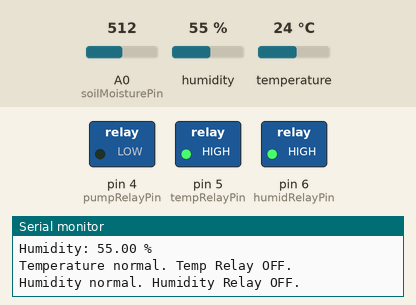
Simulated run of this sketch. Board: Arduino Uno, built with avr-gcc and run on an emulated ATmega328P. Shown: switched loads named in the sketch (green lamp = pin HIGH), the last lines printed to the serial monitor. The inputs (shaded band) are chosen by the test bench; at power-on: humidity 55 %, A0 (soilMoisturePin) = 512, temperature 24 °C.

Above: at 3.9 s.
4.0 s: humidity set to 69 %
8.0 s: humidity set to 72 %
At 10.5 s:
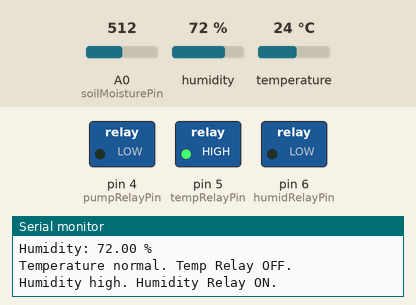
12.0 s: A0 (soilMoisturePin) set to 490
At 12.8 s:
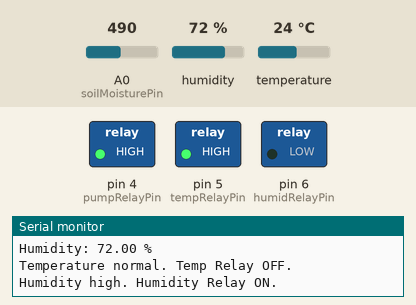
16.0 s: temperature set to 29.3 °C
20.0 s: temperature set to 30.8 °C
At 22.6 s:
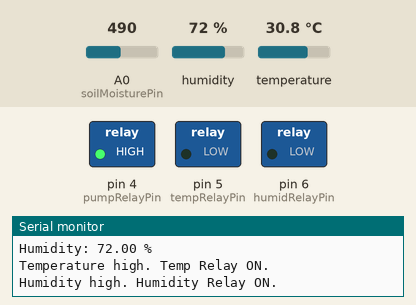
24.0 s: A0 (soilMoisturePin) set to 510
At 25.7 s:
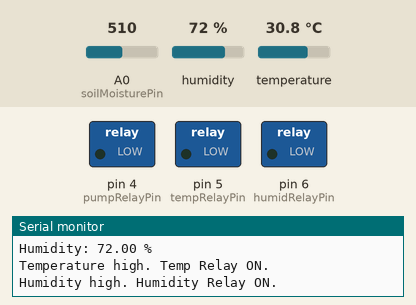
Timing chart, 0 to 27.2 s (numbered marks = the images above; inputs shaded):
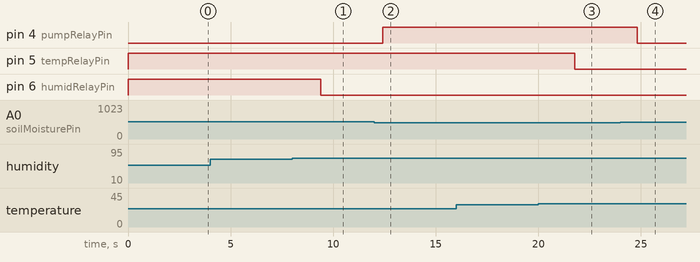

The sketch:

soilMoisture__temperatureHumidity_plantShield.ino
```cpp
#include <Wire.h>
#include "Adafruit_HTU21DF.h"

Adafruit_HTU21DF htu = Adafruit_HTU21DF();

// Pin definitions
const int soilMoisturePin = A0;
const int pumpRelayPin = 4;
const int tempRelayPin = 5;
const int humidRelayPin = 6;

// Thresholds (Adjust as needed)
const int soilDryThreshold = 500;       // Lower values = wetter
const float tempThreshold = 30.0;       // Degrees Celsius
const float humidityThreshold = 70.0;   // Percent

void setup() {
  Serial.begin(9600);

  // Initialize relay pins
  pinMode(pumpRelayPin, OUTPUT);
  pinMode(tempRelayPin, OUTPUT);
  pinMode(humidRelayPin, OUTPUT);

  digitalWrite(pumpRelayPin, HIGH);  // Relay OFF (assuming active LOW)
  digitalWrite(tempRelayPin, HIGH);
  digitalWrite(humidRelayPin, HIGH);

  // Initialize HTU21D
  if (!htu.begin()) {
    Serial.println("Couldn't find HTU21D sensor!");
    while (1);
  }

  Serial.println("HTU21D sensor initialized.");
}

void loop() {
  // ---- Soil Moisture ----
  int soilValue = analogRead(soilMoisturePin);
  Serial.print("Soil Moisture: ");
  Serial.println(soilValue);

  if (soilValue > soilDryThreshold) {
    digitalWrite(pumpRelayPin, LOW); // Turn ON pump
    Serial.println("Soil is dry. Pump ON.");
  } else {
    digitalWrite(pumpRelayPin, HIGH); // Turn OFF pump
    Serial.println("Soil is moist. Pump OFF.");
  }

  // ---- Temperature and Humidity ----
  float temp = htu.readTemperature();
  float humidity = htu.readHumidity();

  Serial.print("Temperature: ");
  Serial.print(temp);
  Serial.println(" °C");

  Serial.print("Humidity: ");
  Serial.print(humidity);
  Serial.println(" %");

  // Temperature control
  if (temp > tempThreshold) {
    digitalWrite(tempRelayPin, LOW);  // Turn ON relay
    Serial.println("Temperature high. Temp Relay ON.");
  } else {
    digitalWrite(tempRelayPin, HIGH); // Turn OFF
    Serial.println("Temperature normal. Temp Relay OFF.");
  }

  // Humidity control
  if (humidity > humidityThreshold) {
    digitalWrite(humidRelayPin, LOW);  // Turn ON
    Serial.println("Humidity high. Humidity Relay ON.");
  } else {
    digitalWrite(humidRelayPin, HIGH); // Turn OFF
    Serial.println("Humidity normal. Humidity Relay OFF.");
  }

  delay(3000); // Wait before next reading
}
```

Measured:
- the behaviour switches between 70 and 71 % on humidity (found by bisection; images 0 and 1)
- the behaviour switches between 501 and 500 on A0 (soilMoisturePin) (found by bisection; images 1 and 2)
- the behaviour switches between 30 and 30.1 °C on temperature (found by bisection; images 2 and 3)
- after the input at 8.0 s, pin 6 (humidRelayPin): HIGH → LOW after 1.4 s
- after the input at 12.0 s, pin 4 (pumpRelayPin): LOW → HIGH after 0.43 s
- after the input at 20.0 s, pin 5 (tempRelayPin): HIGH → LOW after 1.8 s
- after the input at 24.0 s, pin 4 (pumpRelayPin): HIGH → LOW after 0.82 s
